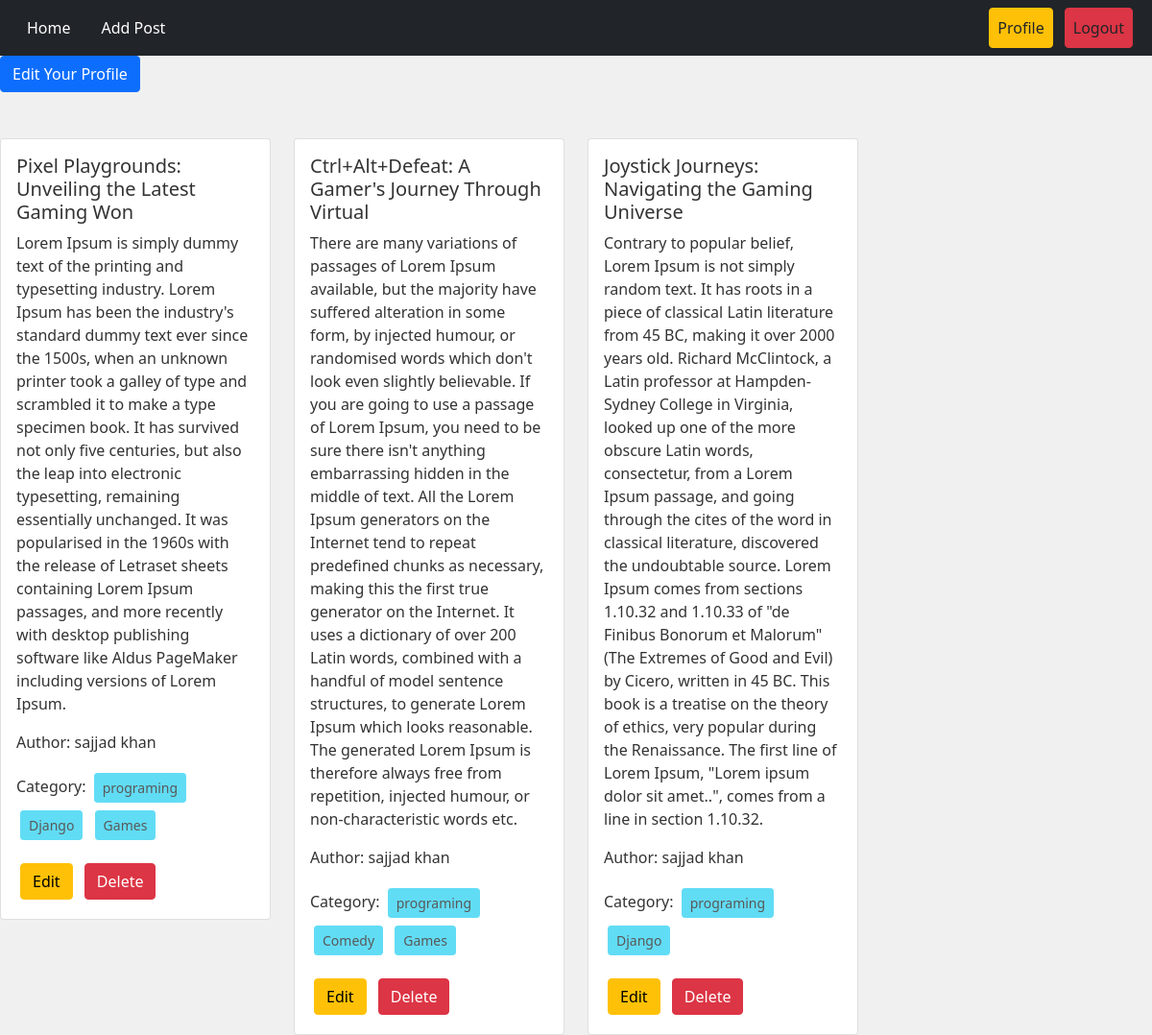
The page /author/profile/ (signed in) on the database its author committed.
### posts/models.py (models this page shows, shortened)
class post(models.Model):
  title = models.CharField("Title", max_length=50)
  content = models.TextField("content")
  category = models.ManyToManyField(category) # Ekta post e multiple category thakte  pare &
  author = models.ForeignKey(User,on_delete=models.CASCADE)
  image = models.ImageField(upload_to='posts/media/',blank=True,null=True)

### categories/models.py (models this page shows, shortened)
class category(models.Model):
    name = models.CharField("Name", max_length=100)
    slug = models.SlugField(max_length=100, unique=True, null=True, blank=True)

### author/views.py (the view)
# urls.py: path('profile/', views.profile, name="profile"),
@login_required
def profile(request):
    data = post.objects.filter(author = request.user)
    return render(request, 'profile.html', {'data' : data})

### author/templates/profile.html
{% extends "base.html" %}
{% load crispy_forms_tags %}
{% block content %}
<div>
  <a class="btn btn-primary" href="{% url 'edit_profile' %}">
    Edit Your Profile</a>
<div class="row mt-5">
  {% for post in data %}
  <div class="col-sm-3">
    <div class="card">
      <div class="card-body">
        <h5 class="card-title">{{post.title}}</h5>
        <p class="card-text">{{post.content}}</p>
        <p>Author: {{post.author.first_name}} {{post.author.last_name}}</p>
        <p>
          Category: {% for cat in post.category.all%}
          <button type="button" class="btn btn-info btn-sm m-1" disabled>
            {{cat.name}}
          </button>
          {% endfor %}
        </p>
        <a href="{%url "edit_post" post.id%}" class="btn btn-warning m-1">Edit</a>
        <a href="{%url "delete_post" post.id%}" class="btn btn-danger m-1">Delete</a>
      </div>
    </div>
  </div>
  {% endfor %}
</div>
{% endblock %}

### templates/base.html (style rules this page uses)
body { background-color: #f0f0f0; color: #333; }

### rows shown on the page
post: title "Pixel Playgrounds: Unveiling the Latest Gaming Won", content "Lorem Ipsum is simply dummy text of the printing and typesetting industry. Lorem Ipsum has been the industry's standard dummy text ever since the 1500s, when an unknown printer took a galley of type and scrambled it to make a type specimen book. It has survived not only five centuries, but also the leap into electronic typesetting, remaining essentially unchanged. It was popularised in the 1960s with the release of Letraset sheets containing Lorem Ipsum passages, and more recently with desktop publishing software like Aldus PageMaker including versions of Lorem Ipsum.", author.first_name "sajjad", author.last_name "khan"
category: name "programing"
category: name "Django"
category: name "Games"
post: title "Ctrl+Alt+Defeat: A Gamer's Journey Through Virtual", content "There are many variations of passages of Lorem Ipsum available, but the majority have suffered alteration in some form, by injected humour, or randomised words which don't look even slightly believable. If you are going to use a passage of Lorem Ipsum, you need to be sure there isn't anything embarrassing hidden in the middle of text. All the Lorem Ipsum generators on the Internet tend to repeat predefined chunks as necessary, making this the first true generator on the Internet. It uses a dictionary of over 200 Latin words, combined with a handful of model sentence structures, to generate Lorem Ipsum which looks reasonable. The generated Lorem Ipsum is therefore always free from…", author.first_name "sajjad", author.last_name "khan"
category: name "Comedy"
post: title "Joystick Journeys: Navigating the Gaming Universe", content "Contrary to popular belief, Lorem Ipsum is not simply random text. It has roots in a piece of classical Latin literature from 45 BC, making it over 2000 years old. Richard McClintock, a Latin professor at Hampden-Sydney College in Virginia, looked up one of the more obscure Latin words, consectetur, from a Lorem Ipsum passage, and going through the cites of the word in classical literature, discovered the undoubtable source. Lorem Ipsum comes from sections 1.10.32 and 1.10.33 of \"de Finibus Bonorum et Malorum\" (The Extremes of Good and Evil) by Cicero, written in 45 BC. This book is a treatise on the theory of ethics, very popular during the Renaissance. The first line of Lorem Ipsum,…", author.first_name "sajjad", author.last_name "khan"
